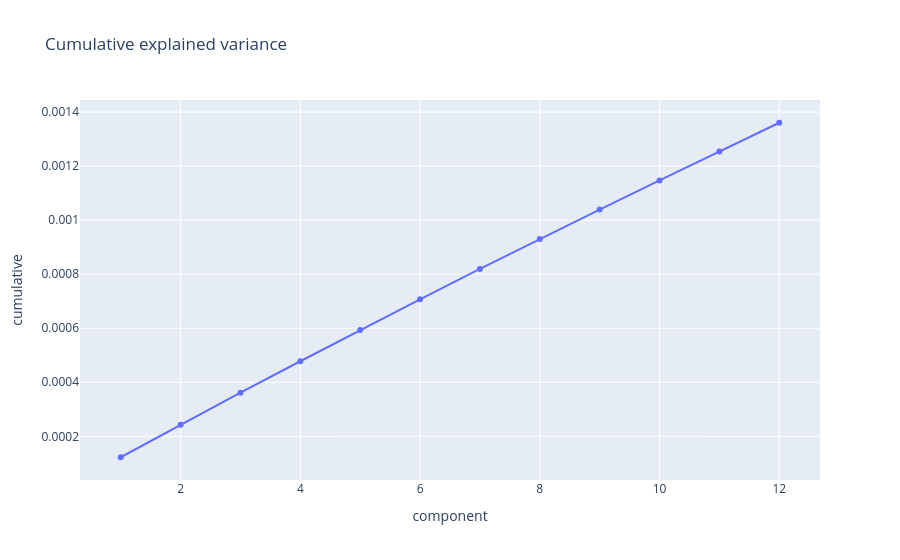
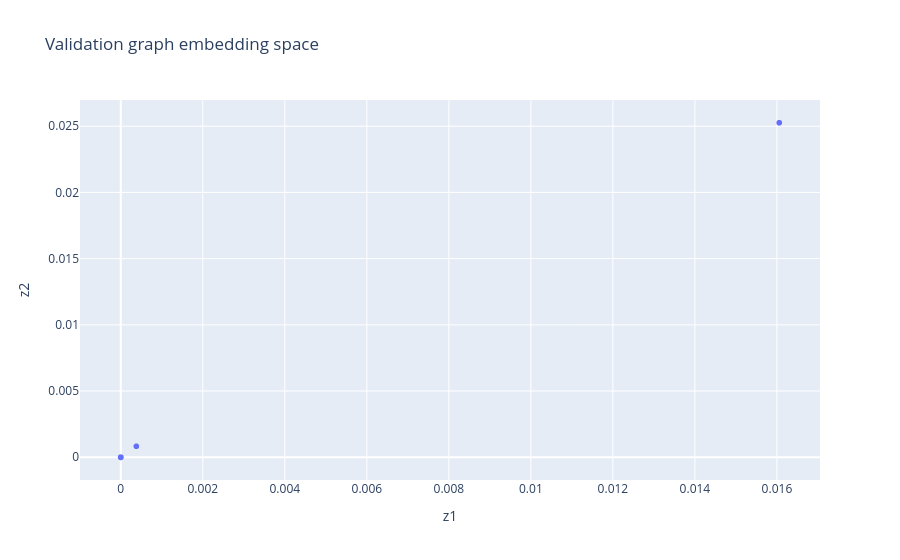

Notebook code for these charts, in order:
### Markdown cell above
## 2. Inspect embedding geometry

### Code cell
px.line(pd.DataFrame({"component":range(1,len(svd.explained_variance_ratio_)+1),
                      "cumulative":np.cumsum(svd.explained_variance_ratio_)}),
                      x="component",
                      y="cumulative",
                      markers=True,
                      title="Cumulative explained variance").show();
px.scatter(pd.DataFrame(Ev[:10000,:2],columns=["z1","z2"]),x="z1",y="z2",title="Validation graph embedding space").show()

### Figure 1 — Plotly figure (JSON) as saved in the notebook; plotly's stock layout.template omitted (floating-point values rounded to 4 significant figures)
{"data": [{"hovertemplate": "component=%{x}<br>cumulative=%{y}<extra></extra>", "legendgroup": "", "line": {"color": "#636efa", "dash": "solid"}, "marker": {"symbol": "circle"}, "mode": "lines+markers", "name": "", "orientation": "v", "showlegend": false, "type": "scatter", "x": [1, 2, 3, 4, 5, 6, 7, 8, 9, 10, 11, 12], "xaxis": "x", "y": [0.0001224, 0.0002425, 0.0003614, 0.0004779, 0.0005932, 0.0007071, 0.0008195, 0.0009299, 0.001039, 0.001147, 0.001254, 0.001361], "yaxis": "y"}], "layout": {"legend": {"tracegroupgap": 0}, "title": {"text": "Cumulative explained variance"}, "xaxis": {"anchor": "y", "domain": [0, 1], "title": {"text": "component"}}, "yaxis": {"anchor": "x", "domain": [0, 1], "title": {"text": "cumulative"}}}}

### Figure 2 — Plotly figure (JSON) as saved in the notebook; plotly's stock layout.template omitted (floating-point values rounded to 4 significant figures; data arrays with more than 128 entries replaced by an {"elided": "..."} marker saying what was removed)
{"data": [{"hovertemplate": "z1=%{x}<br>z2=%{y}<extra></extra>", "legendgroup": "", "marker": {"color": "#636efa", "symbol": "circle"}, "mode": "markers", "name": "", "showlegend": false, "type": "scattergl", "x": {"elided": "10000 float values"}, "xaxis": "x", "y": {"elided": "10000 float values"}, "yaxis": "y"}], "layout": {"legend": {"tracegroupgap": 0}, "title": {"text": "Validation graph embedding space"}, "xaxis": {"anchor": "y", "domain": [0, 1], "title": {"text": "z1"}}, "yaxis": {"anchor": "x", "domain": [0, 1], "title": {"text": "z2"}}}}
